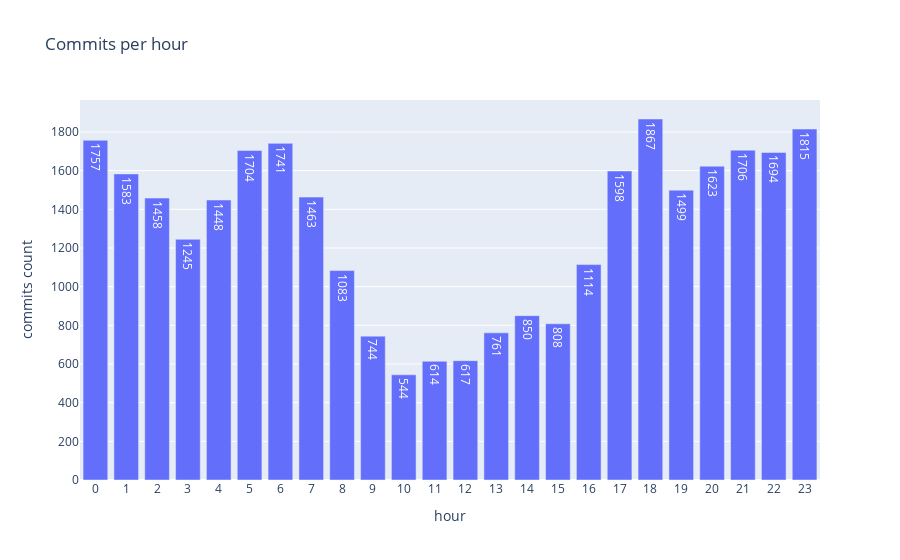

The notebook cell this image was saved under:
### Code cell
fig = go.Figure(
    go.Bar(x=commits_by_hour.index,
            y=commits_by_hour.commit_count,
            text= commits_by_hour.commit_count,
            textposition='auto')
)
fig.update_layout(
    title="Commits per hour",
    xaxis_title="hour",
    yaxis_title="commits count",
    xaxis_tickmode = 'linear'       
)
fig.show()

### Figure 1 — Plotly figure (JSON) as saved in the notebook; plotly's stock layout.template omitted (floating-point values rounded to 4 significant figures)
{"data": [{"text": [1757, 1583, 1458, 1245, 1448, 1704, 1741, 1463, 1083, 744, 544, 614, 617, 761, 850, 808, 1114, 1598, 1867, 1499, 1623, 1706, 1694, 1815], "textposition": "auto", "type": "bar", "x": [0, 1, 2, 3, 4, 5, 6, 7, 8, 9, 10, 11, 12, 13, 14, 15, 16, 17, 18, 19, 20, 21, 22, 23], "y": [1757, 1583, 1458, 1245, 1448, 1704, 1741, 1463, 1083, 744, 544, 614, 617, 761, 850, 808, 1114, 1598, 1867, 1499, 1623, 1706, 1694, 1815]}], "layout": {"title": {"text": "Commits per hour"}, "xaxis": {"tickmode": "linear", "title": {"text": "hour"}}, "yaxis": {"title": {"text": "commits count"}}}}
